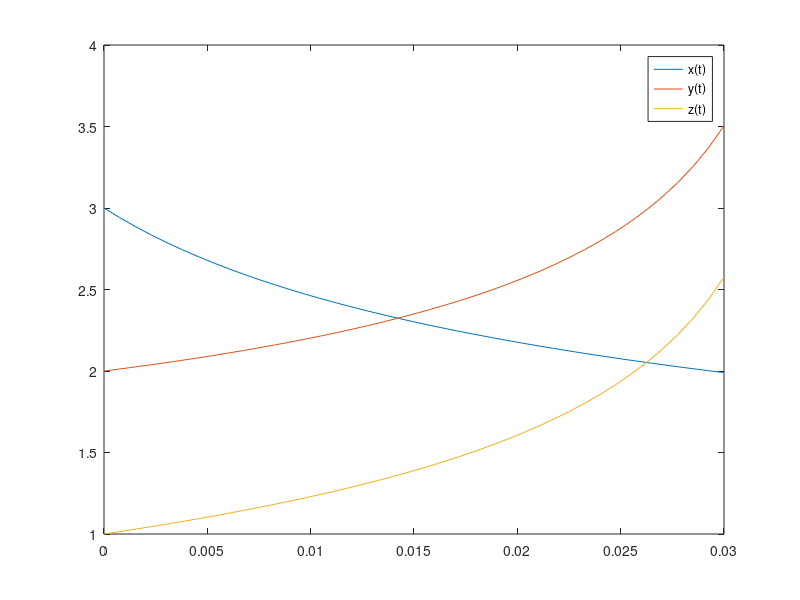

Source code (MATLAB):
clc;
clear;
close all;
format long;
f=@(t,x) [-x(1)^4+x(2)*t;-x(1)+(x(2)+x(2)^4)+x(3)^4;(x(2)+x(2)^4)+x(3)^4+t];
tspan=[0,0.03];
y0=[3;2;1];
[T,X]=ode45(f,tspan,y0);
plot(T,X(:,1),T,X(:,2),T,X(:,3));
legend('x(t)','y(t)','z(t)')